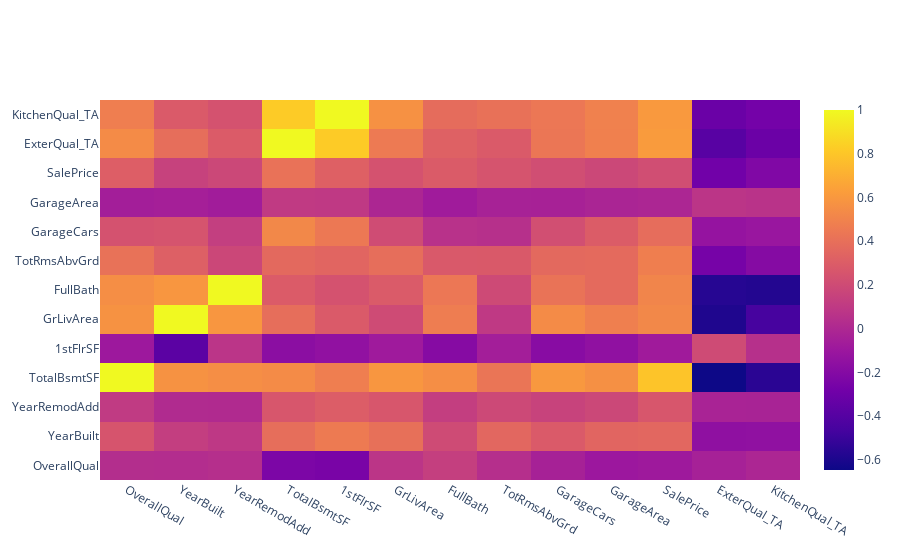

Notebook source saved alongside this figure:
### Code cell
heatmap(corr[index])

### Figure 1 — Plotly figure (JSON) as saved in the notebook; plotly's stock layout.template omitted (floating-point values rounded to 4 significant figures; data arrays with more than 128 entries replaced by an {"elided": "..."} marker saying what was removed)
{"data": [{"hoverongaps": false, "hovertext": [[0.1, 0.3, 0.5, 0.7], [1, 0.8, 0.6, 0.4], [0.6, 0.4, 0.2, 0], [0.9, 0.7, 0.5, 0.3]], "text": [[0.1, 0.3, 0.5, 0.7], [1, 0.8, 0.6, 0.4], [0.6, 0.4, 0.2, 0], [0.9, 0.7, 0.5, 0.3]], "type": "heatmap", "x": ["OverallQual", "YearBuilt", "YearRemodAdd", "TotalBsmtSF", "1stFlrSF", "GrLivArea", "FullBath", "TotRmsAbvGrd", "GarageCars", "GarageArea", "SalePrice", "ExterQual_TA", "KitchenQual_TA"], "y": ["OverallQual", "YearBuilt", "YearRemodAdd", "TotalBsmtSF", "1stFlrSF", "GrLivArea", "FullBath", "TotRmsAbvGrd", "GarageCars", "GarageArea", "SalePrice", "ExterQual_TA", "KitchenQual_TA"], "z": {"elided": "246x13 float values"}}], "layout": {}}
